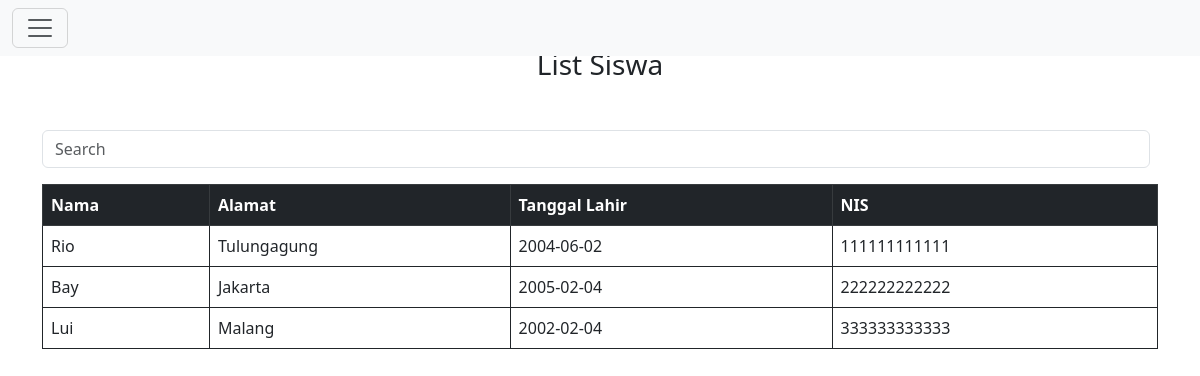
/listsiswa.php, run on the app's committed database.
### tables this page shows
CREATE TABLE `siswa` (
  `id` int(25) NOT NULL,
  `nama` varchar(255) NOT NULL,
  `alamat` varchar(255) NOT NULL,
  `tgl_lahir` date NOT NULL,
  `nis` bigint(50) NOT NULL
);

### listsiswa.php (the view, shortened to what this page needs)
<?php
require 'function.php';
?>
<!DOCTYPE html>
<html lang="en">
<head>
    <link href="https://cdn.jsdelivr.net/npm/bootstrap@5.3.0-alpha2/dist/css/bootstrap.min.css" rel="stylesheet">
    <link rel="stylesheet" href="https://cdn.jsdelivr.net/npm/bootstrap-icons@1.10.3/font/bootstrap-icons.css">
</head>
<body>
    <?php
    include('navbar.php');
    ?>
    <div class="container py-5">
        <h3 class="text-center">List Siswa</h3>
        <div class="my-5">
            <form class="d-flex mb-3" role="search">
                <input class="form-control me-2" onkeyup="prosesSiswa()" id="cariSis" type="text" placeholder="Search" aria-label="Search">
            </form>
            <table class="table table-bordered border-dark" id="daftarSiswa">
                <thead class="table-dark">
                    <tr>
                        <th>Nama</th>
                        <th>Alamat</th>
                        <th>Tanggal Lahir</th>
                        <th>NIS</th>
                    </tr>
                </thead>
                <tbody>
                    <?php
                    $query = mysqli_query($con, "SELECT * from siswa");
                    while ($data = mysqli_fetch_array($query)) {
                        $nama = $data['nama'];
                        $alamat = $data['alamat'];
                        $tgl_lahir = $data['tgl_lahir'];
                        $nis = $data['nis'];
                    ?>
                        <tr>
                            <td><?= $nama; ?></td>
                            <td><?= $alamat; ?></td>
                            <td><?= $tgl_lahir; ?></td>
                            <td><?= $nis; ?></td>
                        </tr>
                    <?php
                    };
                    ?>
                </tbody>
            </table>
        </div>
    </div>
</body>
</html>

### data on the page
siswa: nama "Rio", alamat "Tulungagung", tgl_lahir "2004-06-02", nis "111111111111"
siswa: nama "Bay", alamat "Jakarta", tgl_lahir "2005-02-04", nis "222222222222"
siswa: nama "Lui", alamat "Malang", tgl_lahir "2002-02-04", nis "333333333333"
